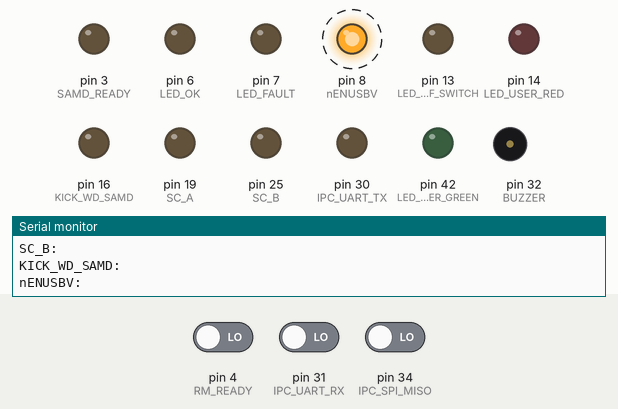
A sketch run on a simulated Arduino Mega 2560, built with avr-gcc and run on an emulated ATmega2560. On the bench: output pins drawn as LEDs (lit = HIGH), buzzer (waves = sounding), the last lines printed to the serial monitor. Dashed ring = blinking. The inputs (shaded band) are chosen by the test bench; at power-on: pin 4 (RM_READY) LOW, pin 31 (IPC_UART_RX) LOW, pin 34 (IPC_SPI_MISO) LOW. Pins used as bus, display or sensor lines are not drawn.

Above: at 17.93 s.
18.1 s: pin 4 (RM_READY) driven HIGH
At 18.9 s:
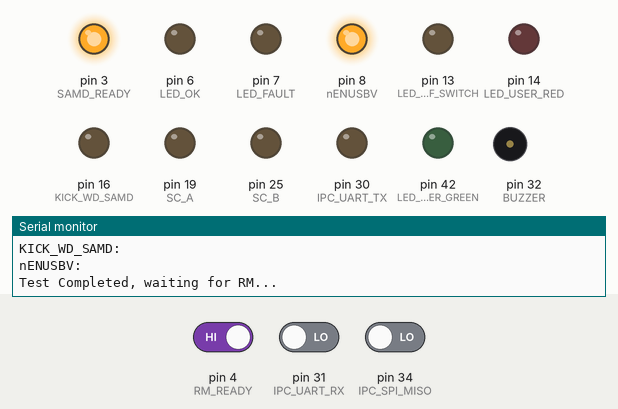
At 21.01 s:
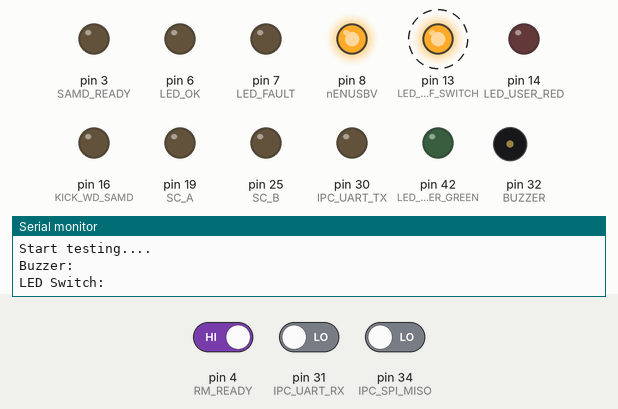
Timing chart, 0 to 38.2 s (numbered marks = the images above; inputs shaded):
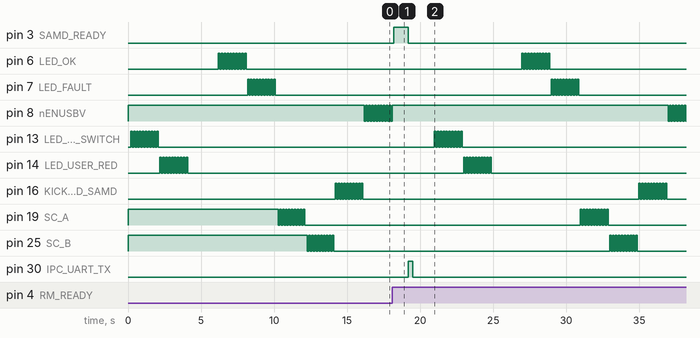

Measured:
- after the input at 18.1 s, pin 8 (nENUSBV): alternates HIGH for 0.10 s and LOW for 0.10 s, starting after 18.9 s; pin 16 (KICK_WD_SAMD): alternates HIGH for 0.10 s and LOW for 0.10 s, 20 changes in all, then stays LOW, starting after 16.9 s

The sketch:

Test_HW_CALM.ino
```cpp
// works with a Feratherboard M0 configuration

#define LED_ON_OFF_SWITCH     13
#define LED_USER_RED          14
#define LED_USER_GREEN        42
#define LED_OK                6
#define LED_FAULT             7

#define BUZZER                32
#define SC_A                  19
#define SC_B                  25
#define KICK_WD_SAMD          16
#define nENUSBV               8
#define NINA_RST              46
#define SAMD_READY            3
#define RM_READY              4

#define IPC_UART_TX           30
#define IPC_UART_RX           31

#define IPC_SPI_SCK           37
#define IPC_SPI_CS            36
#define IPC_SPI_MISO          34
#define IPC_SPI_MOSI          35

// #define BYPASS_BUZZER_TEST

// do anoing noises to upset the colegues
void SLMATIM()
{
  long i;

  for (i=0; i<100; i++) {
    digitalWrite(BUZZER, HIGH);
    delayMicroseconds(200);
    digitalWrite(BUZZER, LOW);
    delayMicroseconds(200);
  }
}

void setup() {
  // Configure OnOFF switch LED control pin
  pinMode(LED_ON_OFF_SWITCH,      OUTPUT);
  pinMode(LED_USER_RED,           OUTPUT);
  pinMode(LED_USER_GREEN,         OUTPUT);

  pinMode(LED_OK,                 OUTPUT);
  pinMode(LED_FAULT,              OUTPUT);
  pinMode(BUZZER,                 OUTPUT);
  pinMode(SC_A,                   OUTPUT);
  pinMode(SC_B,                   OUTPUT);
  pinMode(KICK_WD_SAMD,           OUTPUT);
  pinMode(nENUSBV,                OUTPUT);
  pinMode(NINA_RST,               OUTPUT);

  pinMode(SAMD_READY,             OUTPUT);
  pinMode(RM_READY,               INPUT);
  pinMode(IPC_UART_TX,            OUTPUT);
  pinMode(IPC_UART_RX,            INPUT);
  pinMode(IPC_SPI_SCK,            OUTPUT);
  pinMode(IPC_SPI_CS,             OUTPUT);
  pinMode(IPC_SPI_MOSI,           OUTPUT);
  pinMode(IPC_SPI_MISO,           INPUT);

  digitalWrite(LED_ON_OFF_SWITCH, LOW);
  digitalWrite(LED_USER_RED,      LOW);
  digitalWrite(LED_USER_GREEN,    LOW);

  digitalWrite(LED_OK,            LOW);
  digitalWrite(LED_FAULT,         LOW);
  digitalWrite(BUZZER,            LOW);
  digitalWrite(SC_A,              HIGH);
  digitalWrite(SC_B,              HIGH);
  digitalWrite(KICK_WD_SAMD,      LOW);
  digitalWrite(nENUSBV,           HIGH);
  digitalWrite(NINA_RST,          HIGH);
  digitalWrite(IPC_UART_TX,       LOW);

  Serial.begin(115200);
}

void loop() {
  int i;

  Serial.println("Start testing....");

#ifndef BYPASS_BUZZER_TEST
  Serial.println("Buzzer:");
  for(i=1;i<=2;i++) {
    SLMATIM();
    delay(50);
  }
#endif

  Serial.println("LED Switch:");
  for(i=1;i<=10;i++) {
    digitalWrite(LED_ON_OFF_SWITCH, HIGH);
    delay(100);

    digitalWrite(LED_ON_OFF_SWITCH, LOW);
    delay(100);
  }

  Serial.println("LED User RED:");
  for(i=1;i<=10;i++) {
    digitalWrite(LED_USER_RED, HIGH);
    delay(100);

    digitalWrite(LED_USER_RED, LOW);
    delay(100);
  }

  Serial.println("LED User GREEN:");
  for(i=1;i<=10;i++) {
    digitalWrite(LED_USER_GREEN, HIGH);
    delay(100);

    digitalWrite(LED_USER_GREEN, LOW);
    delay(100);
  }

  Serial.println("LED Ok:");
  for(i=1;i<=10;i++) {
    digitalWrite(LED_OK, HIGH);
    delay(100);
    digitalWrite(LED_OK, LOW);
    delay(100);
  }

  Serial.println("LED Fault:");
  for(i=1;i<=10;i++) {
    digitalWrite(LED_FAULT, HIGH);
    delay(100);
    digitalWrite(LED_FAULT, LOW);
    delay(100);
  }

  Serial.println("SC_A:");
  for(i=1;i<=10;i++) {
    digitalWrite(SC_A, HIGH);
    delay(100);
    digitalWrite(SC_A, LOW);
    delay(100);
  }

  Serial.println("SC_B:");
  for(i=1;i<=10;i++) {
    digitalWrite(SC_B, HIGH);
    delay(100);
    digitalWrite(SC_B, LOW);
    delay(100);
  }

  Serial.println("KICK_WD_SAMD:");
  for(i=1;i<=10;i++) {
    digitalWrite(KICK_WD_SAMD, HIGH);
    delay(100);
    digitalWrite(KICK_WD_SAMD, LOW);
    delay(100);
  }

  Serial.println("nENUSBV:");
  for(i=1;i<=10;i++) {
    digitalWrite(nENUSBV, LOW);
    delay(100);
    digitalWrite(nENUSBV, HIGH);
    delay(100);
  }

  Serial.println("Test Completed, waiting for RM...");
  digitalWrite(SAMD_READY, HIGH);
  delay(1000);
  digitalWrite(SAMD_READY, LOW);

  bool rm_ready = false;
  for(int i = 0; i < 100; ++i)
  {
    if(digitalRead(RM_READY) == HIGH)
    {
      Serial.println("RM_READY");
      rm_ready = true;
      break;
    }

    delay(100);
  }

  if(!rm_ready)
  {
    Serial.println("No news from RM");
    return;
  }

  // IPC Lines test
  Serial.println("Testing IPC Lines");

  if(digitalRead(IPC_UART_RX) == HIGH)
  {
    Serial.println("UART line unexpectedly HIGH");
  }
  else
  {
    digitalWrite(IPC_UART_TX, HIGH);
    delay(300);
    digitalWrite(IPC_UART_TX, LOW);

    bool ping_ok = false;
    for(int i = 0; i < 10; ++i)
    {
      if(digitalRead(IPC_UART_RX) == HIGH)
      {
        Serial.println("IPC UART ping OK");
        ping_ok = true;
        break;
      }
      delay(50);
    }

    if(!ping_ok)
    {
      Serial.println("IPC UART ping unanswered!!");
    }
  }

  if(digitalRead(IPC_SPI_MISO) == HIGH)
  {
    Serial.println("SPI line unexpectedly HIGH");
  }
  else
  {
    digitalWrite(IPC_SPI_SCK, HIGH);
    digitalWrite(IPC_SPI_CS, HIGH);
    digitalWrite(IPC_SPI_MOSI, HIGH);
    delay(300);
    digitalWrite(IPC_SPI_SCK, LOW);
    digitalWrite(IPC_SPI_CS, LOW);
    digitalWrite(IPC_SPI_MOSI, LOW);

    bool ping_ok = false;
    for(int i = 0; i < 10; ++i)
    {
      if(digitalRead(IPC_SPI_MISO) == HIGH)
      {
        Serial.println("IPC SPI ping OK");
        ping_ok = true;
        break;
      }
      delay(50);
    }

    if(!ping_ok)
    {
      Serial.println("IPC SPI ping unanswered!!");
    }
  }
}
```
